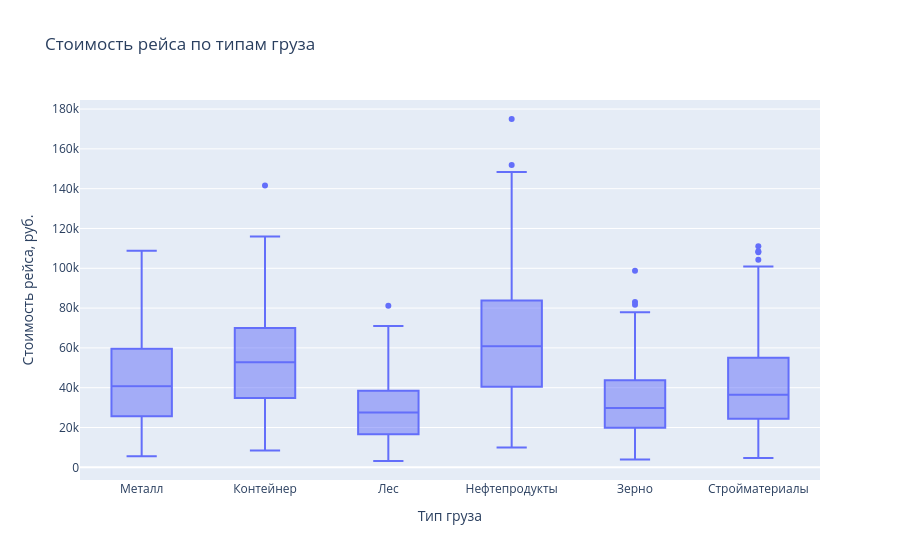

The code cell stored with this chart in its notebook:
### Code cell
# 4)
fig=px.box(df, x='cargo_type', y='cost_rub', title='Стоимость рейса по типам груза', 
           labels={'cargo_type': 'Тип груза', 'cost_rub': 'Стоимость рейса, руб.'})
fig.show()
#В интерактивном ящике намного удобней сравнивать разные ящики за счёт информации, показываемой при наведении курсора на нужный ящик, а также можно
#определить точные значения атрибутов ящика(а не примерные как в статичном).

### Figure 1 — Plotly figure (JSON) as saved in the notebook; plotly's stock layout.template omitted (floating-point values rounded to 4 significant figures; data arrays with more than 128 entries replaced by an {"elided": "..."} marker saying what was removed)
{"data": [{"alignmentgroup": "True", "hovertemplate": "Тип груза=%{x}<br>Стоимость рейса, руб.=%{y}<extra></extra>", "legendgroup": "", "marker": {"color": "#636efa"}, "name": "", "notched": false, "offsetgroup": "", "orientation": "v", "showlegend": false, "type": "box", "x": {"elided": "910 str values"}, "x0": " ", "xaxis": "x", "y": {"elided": "910 int values"}, "y0": " ", "yaxis": "y"}], "layout": {"boxmode": "group", "legend": {"tracegroupgap": 0}, "title": {"text": "Стоимость рейса по типам груза"}, "xaxis": {"anchor": "y", "domain": [0, 1], "title": {"text": "Тип груза"}}, "yaxis": {"anchor": "x", "domain": [0, 1], "title": {"text": "Стоимость рейса, руб."}}}}
